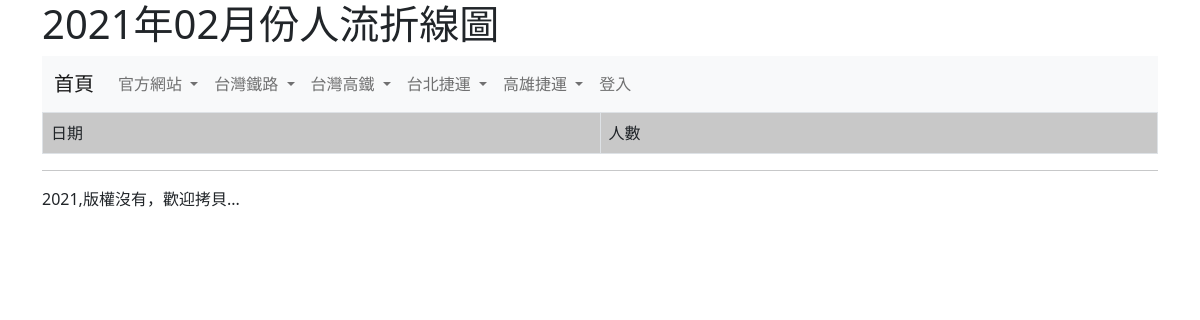
/202102/, run on an earlier commit of the app's database.
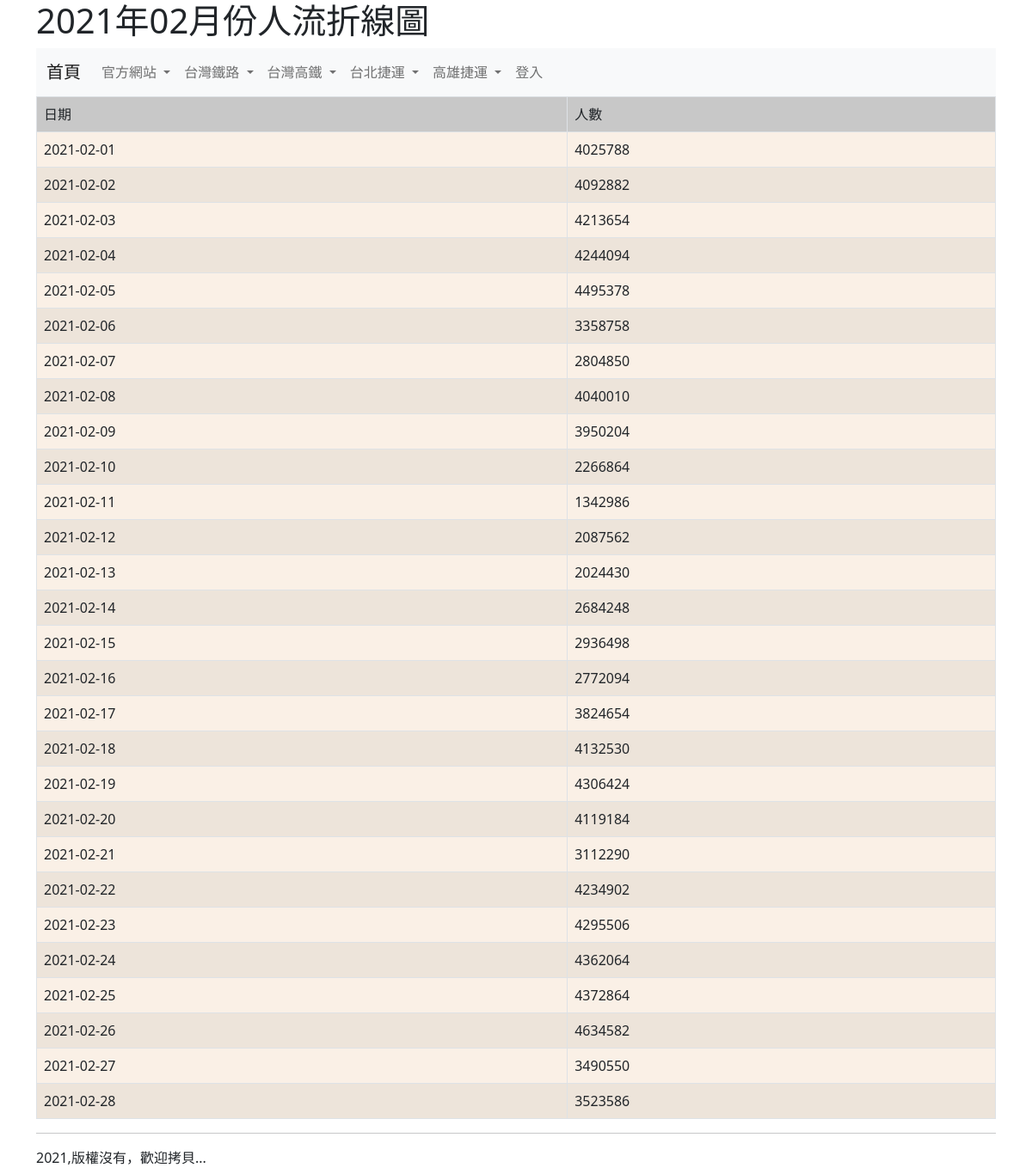
And on a later commit of the database.
### mainsite/models.py (models this page shows, shortened)
class Visitor_202102(models.Model):
    date = models.CharField(max_length=10)
    number = models.PositiveIntegerField(default=0)

### mainsite/views.py (the view)
# urls.py: path('202102/', show202102),
def show202102(request):
    try:
        visitor_data = Visitor_202102.objects.all()
        title_date = "2021年02月份"
    except:
        return redirect('/')
    return render(request, "202102.html", locals())

### templates/202102.html (shortened to what this page needs)
{% extends "base.html" %}
{% block headmessage %}<h1>2021年02月份人流折線圖</h1>{% endblock %}
{% block content %}
<table class='table table-striped table-bordered' border="1" bgcolor="#FAF0E6">
	<tr bgcolor="#D3D3D3"><td>日期</td><td>人數</td></tr>
{% for i in visitor_data %}
	<tr>
		<td>{{i.date}}</td>
		<td>{{i.number}}</td>
	</tr>
{% endfor %}
</table>
{% endblock %}

What changed in the data, as far as the page shows it:
added Visitor_202102: date "2021-02-01", number "4025788"
added Visitor_202102: date "2021-02-02", number "4092882"
added Visitor_202102: date "2021-02-03", number "4213654"
added Visitor_202102: date "2021-02-04", number "4244094"
added Visitor_202102: date "2021-02-05", number "4495378"
added Visitor_202102: date "2021-02-06", number "3358758"
added Visitor_202102: date "2021-02-07", number "2804850"
added Visitor_202102: date "2021-02-08", number "4040010"
added Visitor_202102: date "2021-02-09", number "3950204"
added Visitor_202102: date "2021-02-10", number "2266864"
added Visitor_202102: date "2021-02-11", number "1342986"
added Visitor_202102: date "2021-02-12", number "2087562"
added Visitor_202102: date "2021-02-13", number "2024430"
added Visitor_202102: date "2021-02-14", number "2684248"
added Visitor_202102: date "2021-02-15", number "2936498"
added Visitor_202102: date "2021-02-16", number "2772094"
added Visitor_202102: date "2021-02-17", number "3824654"
added Visitor_202102: date "2021-02-18", number "4132530"
added Visitor_202102: date "2021-02-19", number "4306424"
added Visitor_202102: date "2021-02-20", number "4119184"
added Visitor_202102: date "2021-02-21", number "3112290"
added Visitor_202102: date "2021-02-22", number "4234902"
added Visitor_202102: date "2021-02-23", number "4295506"
added Visitor_202102: date "2021-02-24", number "4362064"
added Visitor_202102: date "2021-02-25", number "4372864"
added Visitor_202102: date "2021-02-26", number "4634582"
added Visitor_202102: date "2021-02-27", number "3490550"
added Visitor_202102: date "2021-02-28", number "3523586"
